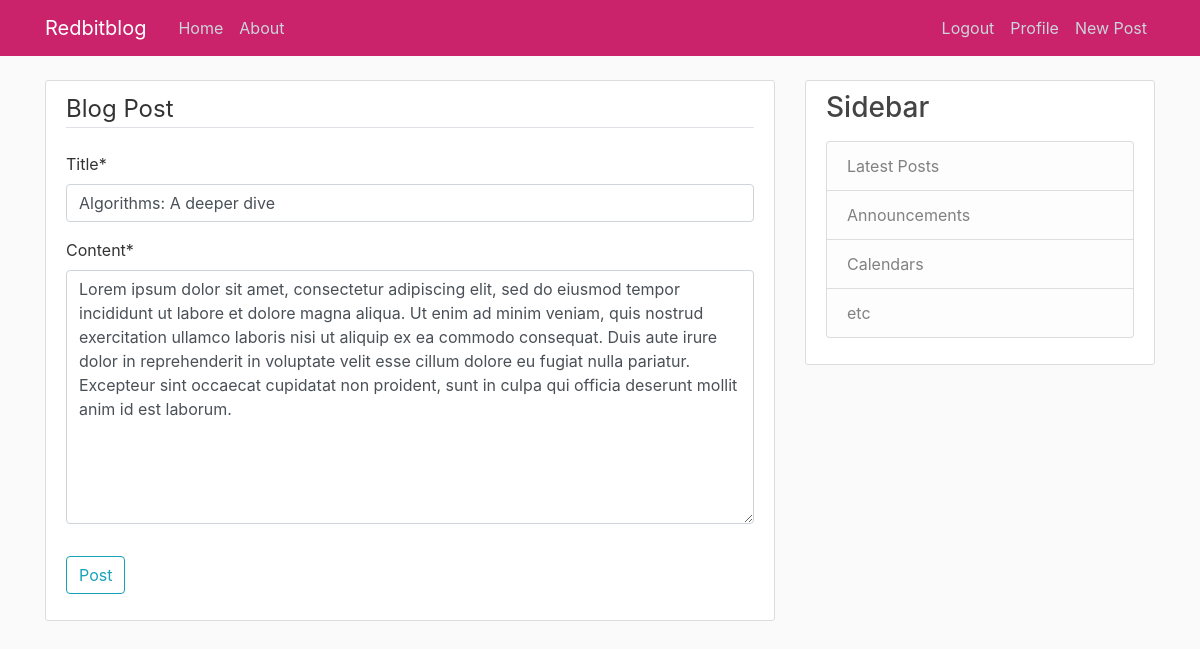
Page /post/17/update/ (signed in) on the committed database.
### blog/models.py (models this page shows, shortened)
class Post(models.Model):
    title = models.CharField(max_length=100)
    content = models.TextField()
    date = models.DateTimeField(default=timezone.now)
    author = models.ForeignKey(
        User, on_delete=models.CASCADE)

### blog/views.py (the view, shortened to what this page needs)
class PostUpdateView(LoginRequiredMixin, UserPassesTestMixin, UpdateView):
    model = Post
    fields = ['title', 'content']
    def test_func(self):
        post = self.get_object()
        if self.request.user == post.author:
            return True
        return False

### blog/templates/blog/post_form.html (shortened to what this page needs)
{%extends 'blog/base.html'%}
{%load crispy_forms_tags%}
{%block content%}
<div class='content-section'>
    <form method="POST">
        <fieldset class='form-group'>
            <legend class="border-bottom mb-4">
                Blog Post
            </legend>
            {{form|crispy}}
        </fieldset>
        <div class="form-group">
            <button class="btn btn-outline-info" type="submit">
                Post
            </button>
        </div>
    </form>
</div>
{%endblock content%}

### blog/static/blog/main.css (style rules this page uses)
body { background: #fafafa; color: #333333; margin-top: 5rem; }
.content-section { background: #ffffff; padding: 10px 20px; border: 1px solid #dddddd; border-radius: 3px; margin-bottom: 20px; }

### rows in the picture
Post: title "Algorithms: A deeper dive", content "Lorem ipsum dolor sit amet, consectetur adipiscing elit, sed do eiusmod tempor incididunt ut labore et dolore magna aliqua. Ut enim ad minim veniam, quis nostrud exercitation ullamco laboris nisi ut aliquip ex ea commodo consequat. Duis aute irure dolor in reprehenderit in voluptate velit esse cillum dolore eu fugiat nulla pariatur. Excepteur sint occaecat cupidatat non proident, sunt in culpa qui officia deserunt mollit anim id est laborum."
